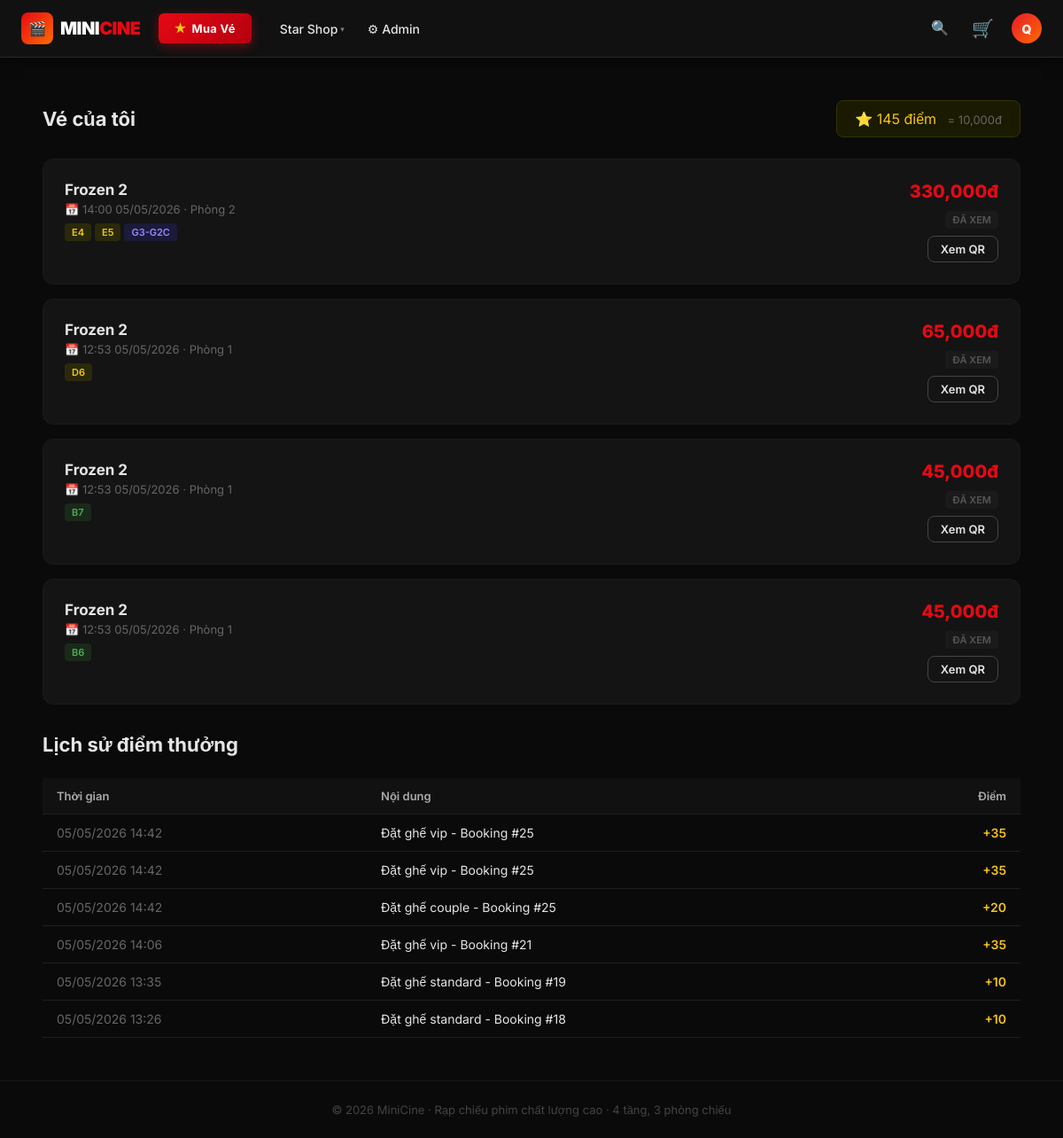
/my_bookings.php (signed in), run on the app's committed database.
### tables this page shows
CREATE TABLE `tblbookings` (
  `id` int(10) UNSIGNED NOT NULL,
  `user_id` int(10) UNSIGNED NOT NULL,
  `show_id` int(10) UNSIGNED NOT NULL,
  `total_price` decimal(12,0) NOT NULL DEFAULT 0,
  `payment_status` enum('pending','paid','cancelled') NOT NULL DEFAULT 'pending',
  `qr_code` varchar(100) DEFAULT NULL,
  `created_at` datetime NOT NULL DEFAULT current_timestamp()
);

CREATE TABLE `tblmovies` (
  `id` int(10) UNSIGNED NOT NULL,
  `title` varchar(255) NOT NULL,
  `description` text DEFAULT NULL,
  `genre` varchar(100) DEFAULT NULL,
  `duration_min` smallint(5) UNSIGNED NOT NULL DEFAULT 90,
  `poster_url` varchar(255) DEFAULT NULL,
  `trailer_url` varchar(255) DEFAULT NULL,
  `status` enum('showing','upcoming','ended') NOT NULL DEFAULT 'upcoming',
  `age_rating` enum('P','T13','T16','T18') NOT NULL DEFAULT 'P',
  `avg_rating` decimal(3,1) NOT NULL DEFAULT 0.0,
  `created_at` datetime NOT NULL DEFAULT current_timestamp()
);

CREATE TABLE `tblshows` (
  `id` int(10) UNSIGNED NOT NULL,
  `movie_id` int(10) UNSIGNED NOT NULL,
  `room_id` tinyint(3) UNSIGNED NOT NULL,
  `start_time` datetime NOT NULL,
  `end_time` datetime NOT NULL
);

CREATE TABLE `tblrooms` (
  `id` tinyint(3) UNSIGNED NOT NULL,
  `floor` tinyint(3) UNSIGNED NOT NULL,
  `name` varchar(50) NOT NULL
);

CREATE TABLE `tblbookingitems` (
  `id` int(10) UNSIGNED NOT NULL,
  `booking_id` int(10) UNSIGNED NOT NULL,
  `seat_id` smallint(5) UNSIGNED NOT NULL,
  `price` decimal(12,0) NOT NULL,
  `original_price` decimal(12,0) NOT NULL,
  `flash_sale_applied` tinyint(1) NOT NULL DEFAULT 0,
  `discount_pct` tinyint(3) UNSIGNED NOT NULL DEFAULT 0
);

CREATE TABLE `tblseats` (
  `id` smallint(5) UNSIGNED NOT NULL,
  `room_id` tinyint(3) UNSIGNED NOT NULL,
  `row` char(1) NOT NULL,
  `number` tinyint(3) UNSIGNED NOT NULL,
  `type` enum('standard','vip','couple') NOT NULL DEFAULT 'standard'
);

CREATE TABLE `tblpointslog` (
  `id` int(10) UNSIGNED NOT NULL,
  `user_id` int(10) UNSIGNED NOT NULL,
  `booking_id` int(10) UNSIGNED DEFAULT NULL,
  `points_delta` int(11) NOT NULL,
  `reason` varchar(120) NOT NULL DEFAULT '',
  `created_at` datetime NOT NULL DEFAULT current_timestamp()
);

### includes/auth.php (called while the page is built, shortened)
<?php
function currentUser(): ?array {
    return $_SESSION['user'] ?? null;
}

### my_bookings.php (the view, shortened to what this page needs)
<?php
require_once __DIR__ . '/includes/layout.php';
require_once __DIR__ . '/includes/auth.php';
$user = currentUser();
$db   = db();
$stmt = $db->prepare("
    SELECT b.*, m.title as movie_title, m.poster_url,
           s.start_time, r.name as room_name
    FROM tblBookings b
    JOIN tblShows  s ON s.id = b.show_id
    JOIN tblMovies m ON m.id = s.movie_id
    JOIN tblRooms  r ON r.id = s.room_id
    WHERE b.user_id = ?
    ORDER BY b.created_at DESC
");
$stmt->bind_param('i', $user['id']);
$stmt->execute();
$bookings = $stmt->get_result()->fetch_all(MYSQLI_ASSOC);
$pStmt = $db->prepare("
    SELECT * FROM tblPointsLog WHERE user_id=? ORDER BY created_at DESC LIMIT 20
");
$pStmt->bind_param('i', $user['id']);
$pStmt->execute();
$points = $pStmt->get_result()->fetch_all(MYSQLI_ASSOC);
?>
<div class="section">
  <div style="display:flex;justify-content:space-between;align-items:center;margin-bottom:24px;flex-wrap:wrap;gap:12px">
    <h1 class="section-title" style="margin:0">Vé của tôi</h1>
    <div style="background:#1a1a00;border:1px solid #333300;border-radius:8px;padding:10px 20px">
      <span class="text-gold">⭐ <?= number_format($user['points']) ?> điểm</span>
      <span class="text-muted" style="font-size:13px;margin-left:8px">
        = <?= number_format(floor($user['points'] / 100) * 10000) ?>đ
      </span>
    </div>
  </div>
  <?php if (empty($bookings)): ?>
    <div style="text-align:center;padding:80px 0">
      <div style="font-size:64px;margin-bottom:16px">🎟</div>
      <p class="text-muted">Bạn chưa đặt vé nào.</p>
      <a href="<?= APP_URL ?>/index.php" class="btn btn-primary mt-2">Đặt vé ngay</a>
    </div>
  <?php else: ?>
  <div style="display:flex;flex-direction:column;gap:16px">
    <?php foreach ($bookings as $b):
      $stmt2 = $db->prepare("
          SELECT bi.*, se.row, se.number, se.type
          FROM tblBookingItems bi JOIN tblSeats se ON se.id=bi.seat_id
          WHERE bi.booking_id=?
      ");
      $stmt2->bind_param('i', $b['id']);
      $stmt2->execute();
      $items = $stmt2->get_result()->fetch_all(MYSQLI_ASSOC);
      $isPast = strtotime($b['start_time']) < time();
    ?>
    <div class="card" style="border-color:<?= $isPast ? '#1a1a1a' : '#2a2a1a' ?>">
      <div class="card-body">
        <div style="display:flex;justify-content:space-between;align-items:flex-start;flex-wrap:wrap;gap:12px">
          <div>
            <div style="font-weight:700;font-size:17px;margin-bottom:4px">
              <?= htmlspecialchars($b['movie_title']) ?>
            </div>
            <div class="text-muted" style="font-size:13px">
              📅 <?= date('H:i d/m/Y', strtotime($b['start_time'])) ?>
              · <?= htmlspecialchars($b['room_name']) ?>
            </div>
            <div style="margin-top:8px;display:flex;flex-wrap:wrap;gap:4px">
              <?php foreach ($items as $item):
                $label = $item['type'] === 'couple'
                  ? "{$item['row']}" . ($item['number']*2-1) . "-{$item['row']}{$item['number']}c"
                  : "{$item['row']}{$item['number']}";
                $color = match($item['type']) {
                  'vip' => 'background:#2a2a0a;color:#f5c518',
                  'couple' => 'background:#1a1a3a;color:#9c88ff',
                  default => 'background:#1a2a1a;color:#4caf50'
                };
              ?>
              <span class="badge" style="<?= $color ?>"><?= $label ?></span>
              <?php endforeach; ?>
            </div>
          </div>
          <div style="text-align:right">
            <div style="font-size:20px;font-weight:800;color:#e50914">
              <?= number_format($b['total_price']) ?>đ
            </div>
            <div class="mt-1">
              <span class="badge" style="background:<?= $isPast ? '#1a1a1a' : '#1a2d1a' ?>;
                color:<?= $isPast ? '#555' : '#4caf50' ?>">
                <?= $isPast ? 'Đã xem' : '✓ Đã đặt' ?>
              </span>
            </div>
            <div class="mt-1">
              <a href="<?= APP_URL ?>/booking_success.php?booking_id=<?= $b['id'] ?>"
                 class="btn btn-outline btn-sm">Xem QR</a>
            </div>
          </div>
        </div>
      </div>
    </div>
    <?php endforeach; ?>
  </div>
  <?php if (!empty($points)): ?>
  <div class="mt-4">
    <h2 class="section-title">Lịch sử điểm thưởng</h2>
    <div class="table-wrap">
      <table>
        <thead><tr><th>Thời gian</th><th>Nội dung</th><th style="text-align:right">Điểm</th></tr></thead>
        <tbody>
          <?php foreach ($points as $p): ?>
          <tr>
            <td class="text-muted"><?= date('d/m/Y H:i', strtotime($p['created_at'])) ?></td>
            <td><?= htmlspecialchars($p['reason']) ?></td>
            <td style="text-align:right;color:#f5c518;font-weight:600">
              +<?= number_format($p['points_delta']) ?>
            </td>
          </tr>
          <?php endforeach; ?>
        </tbody>
      </table>
    </div>
  </div>
  <?php endif; ?>
  <?php endif; ?>
</div>

### assets/css/main.css (style rules this page uses)
*, *::before, *::after { box-sizing: border-box; margin: 0; padding: 0; }
html { font-size: 16px; scroll-behavior: smooth; }
body { font-family: "Inter", sans-serif; background: #0a0a0a; color: #e5e5e5; min-height: 100vh; display: flex; flex-direction: column; }
a { color: #e50914; text-decoration: none; }
.btn { display: inline-flex; align-items: center; gap: 8px; padding: 10px 20px; border-radius: 8px; font-size: 14px; font-weight: 600; cursor: pointer; border: none; transition: all 0.15s; text-decoration: none !important; }
.btn-outline { background: transparent; color: #e5e5e5; border: 1px solid #444; }
.btn-sm { padding: 6px 14px; font-size: 13px; }
.card { background: #141414; border: 1px solid #222; border-radius: 12px; overflow: hidden; }
.card-body { padding: 24px; }
.badge { display: inline-block; padding: 3px 8px; border-radius: 4px; font-size: 11px; font-weight: 600; text-transform: uppercase; }
.table-wrap { overflow-x: auto; }
table { width: 100%; border-collapse: collapse; }
th, td { padding: 12px 16px; text-align: left; border-bottom: 1px solid #1f1f1f; font-size: 14px; }
th { font-weight: 600; color: #aaa; font-size: 13px; background: #111; }
.section { padding: 48px; flex: 1; }
.section-title { font-size: 22px; font-weight: 700; margin-bottom: 24px; }
.text-muted { color: #666; }
.text-gold { color: #f5c518; }
.mt-1 { margin-top: 8px; }
.mt-4 { margin-top: 32px; }

### data on the page
tblbookings: tblmovies.title "Frozen 2", show.start_time "14:00 05/05/2026", tblrooms.name "Phòng 2", total_price "330,000"
tblbookingitems: seat.number "E4"
tblbookingitems: seat.number "E5"
tblbookingitems: seat.number "G3-G2C"
tblbookings: tblmovies.title "Frozen 2", show.start_time "12:53 05/05/2026", tblrooms.name "Phòng 1", total_price "65,000"
tblbookingitems: seat.number "D6"
tblbookings: tblmovies.title "Frozen 2", show.start_time "12:53 05/05/2026", tblrooms.name "Phòng 1", total_price "45,000"
tblbookingitems: seat.number "B7"
tblbookings: tblmovies.title "Frozen 2", show.start_time "12:53 05/05/2026", tblrooms.name "Phòng 1", total_price "45,000"
tblbookingitems: seat.number "B6"
tblpointslog: created_at "05/05/2026 14:42", reason "Đặt ghế vip - Booking #25", points_delta "35"
tblpointslog: created_at "05/05/2026 14:42", reason "Đặt ghế vip - Booking #25", points_delta "35"
tblpointslog: created_at "05/05/2026 14:42", reason "Đặt ghế couple - Booking #25", points_delta "20"
tblpointslog: created_at "05/05/2026 14:06", reason "Đặt ghế vip - Booking #21", points_delta "35"
tblpointslog: created_at "05/05/2026 13:35", reason "Đặt ghế standard - Booking #19", points_delta "10"
tblpointslog: created_at "05/05/2026 13:26", reason "Đặt ghế standard - Booking #18", points_delta "10"

### other printed values
mb_strtoupper(mb_substr($name,0,1)) "Q"
$user['points'] "145"
floor($user['points'] / 100) * 10000 "10,000"
